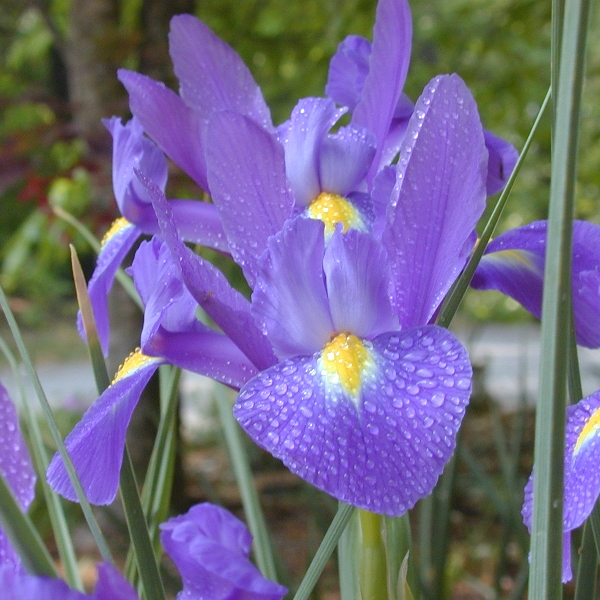
%> input picture snippet10/flower.jpg, 600 x 600 px
$ octave snippet10.m   (GNU Octave 9; MATLAB toolbox functions it lacks are replaced by stand-ins)
%> lines starting %> are read from the running program, lines starting %| are printed output that depends on the picture
% Load image
f = imread('flower.jpg');
%> f is the input picture: size 600x600x3 uint8; mean R, G, B 115.1, 105.9, 136.9
imshow(f);

% Change the representation to indexed
[X, map] = rgb2ind(f, 8, 'dither');
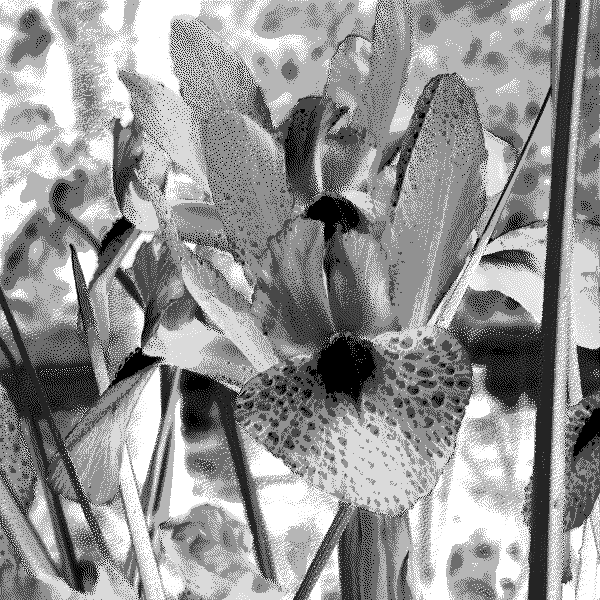
%> X: size 600x600 uint8; min 0, max 7, mean 4.09; drawn with min black and max white
%> map = [0.788 0.792 0.69; 0.553 0.604 0.573; 0.627 0.557 0.941; 0.439 0.475 0.357; 0.525 0.404 0.827; 0.329 0.365 0.216; 0.439 0.294 0.694; 0.239 0.243 0.153]
figure, imshow(X, map);

[X, map] = rgb2ind(f, 8, 'nodither');
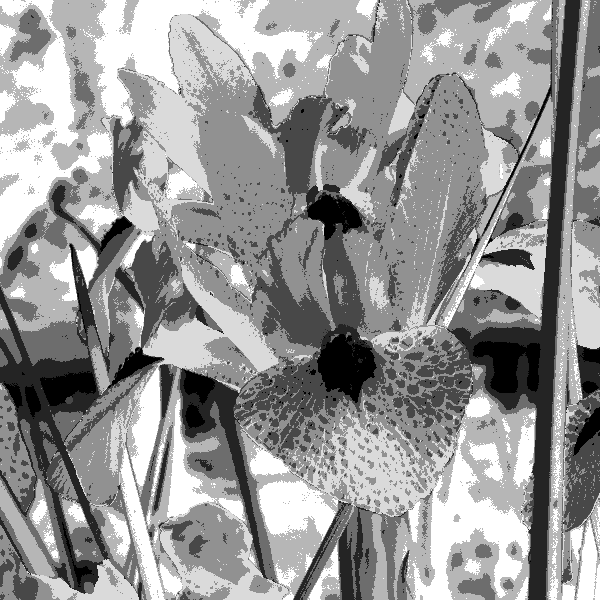
%> X: size 600x600 uint8; min 0, max 7, mean 4.13; drawn with min black and max white
figure, imshow(X, map);

% Average filter
w = fspecial('average', [25 25]);
g = imfilter(f, w, 'corr', 'replicate', 'full');
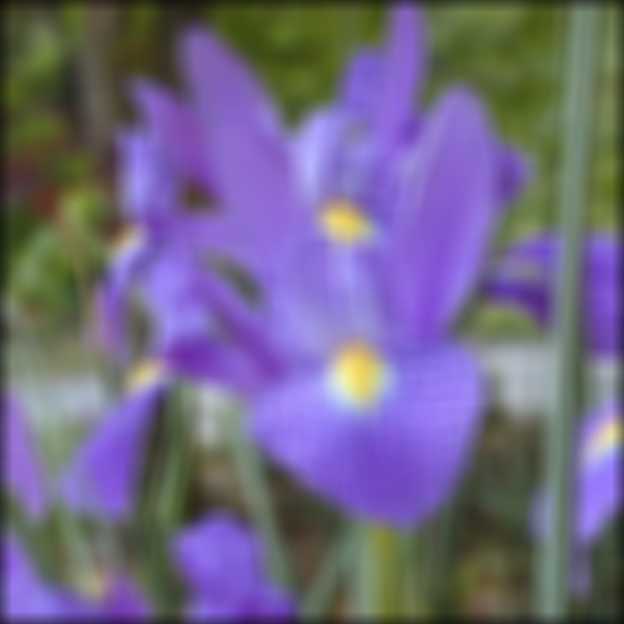
%> g: size 624x624x3 uint8; mean R, G, B 112.1, 103.4, 132.3
h = imfilter(f, w, 'corr', 'replicate', 'same');
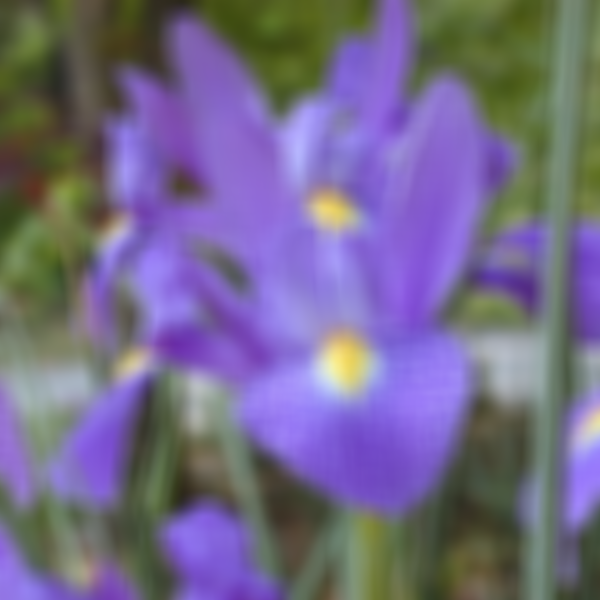
%> h: size 600x600x3 uint8; mean R, G, B 115.1, 105.9, 136.9; mean of the top-left, top-right, bottom-left and bottom-right quarters 107.6, 124.8, 123.4, 121.5
figure, imshow(g);
figure, imshow(h);

% Border highlight
lapmask = [1 1 1; 1 -8 1; 1 1 1];
fen = imfilter(f, lapmask, 'replicate');
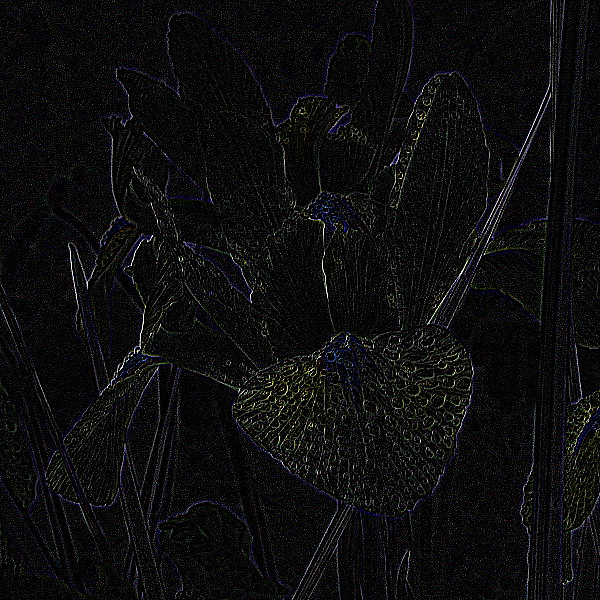
%> fen: size 600x600x3 uint8; mean R, G, B 12.2, 12.3, 12.6
figure, imshow(f-fen);
%> after `imshow(f-fen)`:
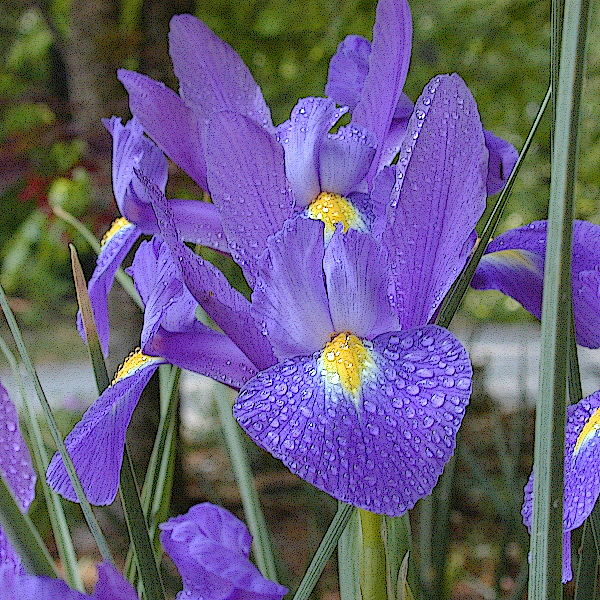
%> displayed picture: size 600x600x3, on the screen's scale of 0 to 255; mean R, G, B 103.6, 94.5, 125.4

% Load image
i = imread('fourcolors.jpg');
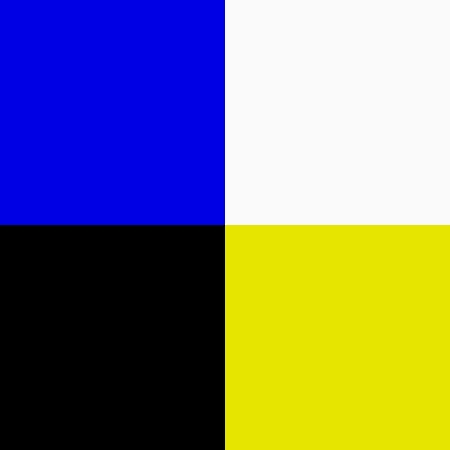
%> input picture snippet10/fourcolors.jpg, 450 x 450 px
%> i is the input picture: size 450x450x3 uint8; mean R, G, B 120, 119.8, 119.5

% Color gradient image
%> (the run ends here)
